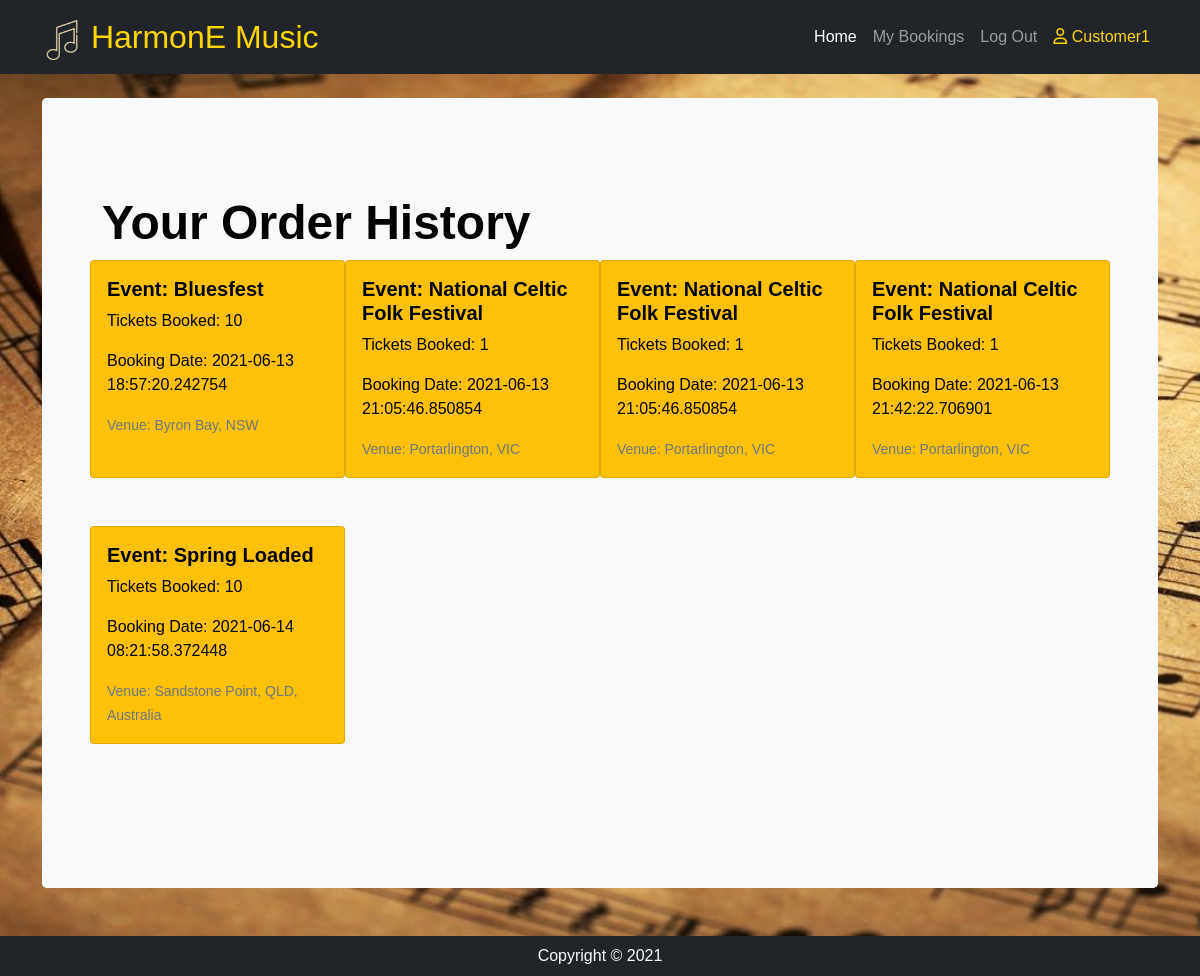
The app's page /history (signed in) with its own data.
### music/models.py (models this page shows, shortened)
class User(db.Model, UserMixin):
    __tablename__='users' # Table name #
    id = db.Column(db.Integer, primary_key=True)
    name = db.Column(db.String(100), index=True, unique=True, nullable=False)
    emailid = db.Column(db.String(100), index=True, nullable=False)
    contactnumber = db.Column(db.String(10), index=True, nullable=False)
    addres = db.Column(db.String(100), index=True, nullable=False)
    password_hash = db.Column(db.String(255), nullable=False)
    role = db.Column(db.String(200), index=True, nullable=False)
    events = db.relationship('MusicEvent', backref='users')
    comments = db.relationship('Comment', backref='users')
    orders = db.relationship('Order', backref='users')

class Order(db.Model):
    __tablename__ = 'orders' # Table name #
    id = db.Column(db.Integer, primary_key=True)
    quantity = db.Column(db.Integer)
    booked_at = db.Column(db.DateTime, default=datetime.now())
    user_id = db.Column(db.Integer, db.ForeignKey('users.id'))
    event_id = db.Column(db.Integer, db.ForeignKey('events.id'))

class MusicEvent(db.Model):
    __tablename__ = 'events' # Table name #
    id = db.Column(db.Integer, primary_key=True)
    EventName = db.Column(db.String(100), index=True, nullable=False)
    EventCreator = db.Column(db.Integer, db.ForeignKey('users.id'))
    EventImage = db.Column(db.String(400), index=True, nullable=False)
    EventGenre = db.Column(db.String(100), index=True, nullable=False)
    EventDescription = db.Column(db.String(200), index=True, nullable=False)
    EventVenue = db.Column(db.String(200), index=True, nullable=False)
    EventStart = db.Column(db.String(200), index=True, nullable=False)
    EventEnd = db.Column(db.String(200), index=True, nullable=False)
    EventTickets = db.Column(db.Integer, index=True, nullable=False)
    EventStatus = db.Column(db.String(200), index=True, nullable=False)
    comments = db.relationship('Comment', backref='events')
    orders = db.relationship('Order', backref='events')

### music/views.py (the view)
@mainbp.route('/history')
def history():
    events = MusicEvent.query.all()
    orders = Order.query.all()
    return render_template('history.html', orders=orders, events=events)

### music/__init__.py (called while the page is built)
def create_app():
    app=Flask(__name__)
    app.debug=True
    app.secret_key='utroutoru'
    app.config['SQLALCHEMY_DATABASE_URI']='sqlite:///MusicEvent.sqlite'
    app.register_error_handler(403, forbidden)
    app.register_error_handler(404, page_not_found)
    app.register_error_handler(500, internal_server_error)
    db.init_app(app)
    bootstrap = Bootstrap(app)
    UPLOAD_FOLDER = '/images/'
    app.config['UPLOAD_FOLDER'] = UPLOAD_FOLDER
    login_manager = LoginManager()
    login_manager.login_view='auth.login'
    login_manager.init_app(app)
    from .models import User
    @login_manager.user_loader
    def load_user(user_id):
        return User.query.get(int(user_id))
    from . import views
    app.register_blueprint(views.mainbp)
    from . import events
    app.register_blueprint(events.bp)
    from . import auth
    app.register_blueprint(auth.bp)
    return app

### music/templates/history.html
{% extends "base.html" %}
{% import "bootstrap/wtf.html" as wtf %}
{% block content %}
<div class="container py-4">
    <div class="p-5 mb-4 bg-light rounded-3">
        <div class="container-fluid py-5">
            <h1 class="display-5 fw-bold">Your Order History</h1>
            <div class="row justify-content-between">
                {% for order in orders %}
                {% if order.user_id == current_user.id %}
                <div class="card mb-5 mr-5 px-0 col-md-3 bg-warning">
                    <div class="card-body">
                        <h5 class="card-title"><b>Event: {{order.events.EventName}}</b></h5>
                        <p class="card-text">Tickets Booked: {{order.quantity}}</p>
                        <p class="card-text">Booking Date: {{order.booked_at}}</p>
                        <p class="card-text"><small class="text-muted">Venue: {{order.events.EventVenue}}</small></p>
                    </div>
                </div>
                {% else %}
                <h1 class="display-4">Sorry {{current_user.name}}, you haven't made an order yet.</h1>
                <a href='/'><button class="btn btn-primary btn-lg my-4">Click Here to Browse Our Events </button>
                </a>
                {% endif %}
                {% endfor %}
            </div>
        </div>
    </div>
</div>
{% endblock %}

### music/templates/base.html (shortened to what this page needs)
<!doctype html>
<html lang="en">
<head>
    <link href="https://cdn.jsdelivr.net/npm/bootstrap@5.0.0-beta3/dist/css/bootstrap.min.css" rel="stylesheet"
>
    <link rel="stylesheet" type="text/css" href="/static/styles.css">
</head>
<body class="d-flex flex-column site-content">
    <header>
        <nav class="navbar navbar-expand-lg bg-dark navbar-dark">
            <div class="container">
                <a class="navbar-brand" style="color: gold;" href="/">
                    <img src="\static\images\harmonElogo.png" style="width:40px;height:40px;"> HarmonE Music</a>
                <section class="collapse navbar-collapse justify-content-end" id="navbarNav">
                    <div class="navbar-nav">
                        <a class="nav-item nav-link active" href="/">Home</a>
                        {% if current_user.is_authenticated and current_user.role=="admin" %}
                        <a class="nav-item nav-link" href="{{ url_for('event.create') }}">Create Event</a>
                        <a class="nav-item nav-link" href="{{ url_for('auth.logout') }}">Log Out</a>
                        <a class="nav-item nav-link" style="color: gold"><i class="far fa-user"></i> {{
                            current_user.name }}</a>
                        {% elif current_user.is_authenticated and current_user.role=="customer" %}
                        <a class="nav-item nav-link" href="{{ url_for('main.history') }}">My Bookings</a>
                        <a class="nav-item nav-link" href="{{ url_for('auth.logout') }}">Log Out</a>
                        <a class="nav-item nav-link" style="color: gold"><i class="far fa-user"></i> {{
                            current_user.name }}</a>
                        {% else %}
                        <a class="nav-item nav-link" href="{{ url_for('auth.register') }}">Sign Up</a>
                        <a class="nav-item nav-link" href="{{ url_for('auth.login') }}">Log In</a>
                        {% endif %}
                    </div>
                </section>
            </div>
        </nav>
    </header>
    {% block content %}
    {% endblock %}
    <footer class="footer mt-auto">
        <div class="text-center py-2 bg-dark">
            <span class="text-light">Copyright &copy; 2021</span>
        </div>
    </footer>
</body>
</html>

### music/static/styles.css (style rules this page uses)
body { padding: 0%; margin: 0%; min-height: 100vh; font-family: 'Rubik', sans-serif; color: var(--info-colour); }
.site-content { background-image: url('images/sheetmusic.jpg'); background-attachment: fixed; background-size: cover; }
.navbar-brand { font-size: 2em; color:gold !important; }

### records on screen
User: name "Customer1"
Order: events.EventName "Bluesfest", quantity "10", booked_at "2021-06-13 18:57:20.242754", events.EventVenue "Byron Bay, NSW"
Order: events.EventName "National Celtic Folk Festival", quantity "1", booked_at "2021-06-13 21:05:46.850854", events.EventVenue "Portarlington, VIC"
Order: events.EventName "National Celtic Folk Festival", quantity "1", booked_at "2021-06-13 21:05:46.850854", events.EventVenue "Portarlington, VIC"
Order: events.EventName "National Celtic Folk Festival", quantity "1", booked_at "2021-06-13 21:42:22.706901", events.EventVenue "Portarlington, VIC"
Order: events.EventName "Spring Loaded", quantity "10", booked_at "2021-06-14 08:21:58.372448", events.EventVenue "Sandstone Point, QLD, Australia"
